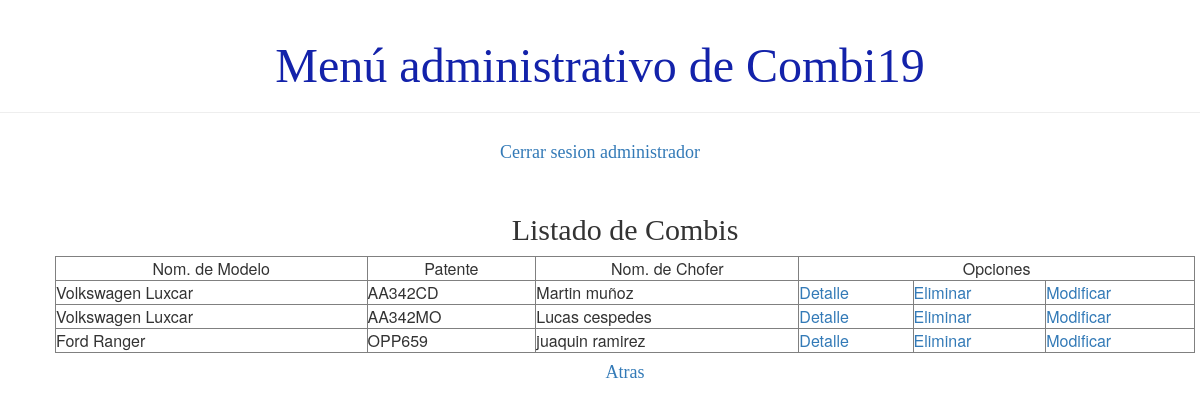
The app's page /usuario/listaCombi (signed in), older data.
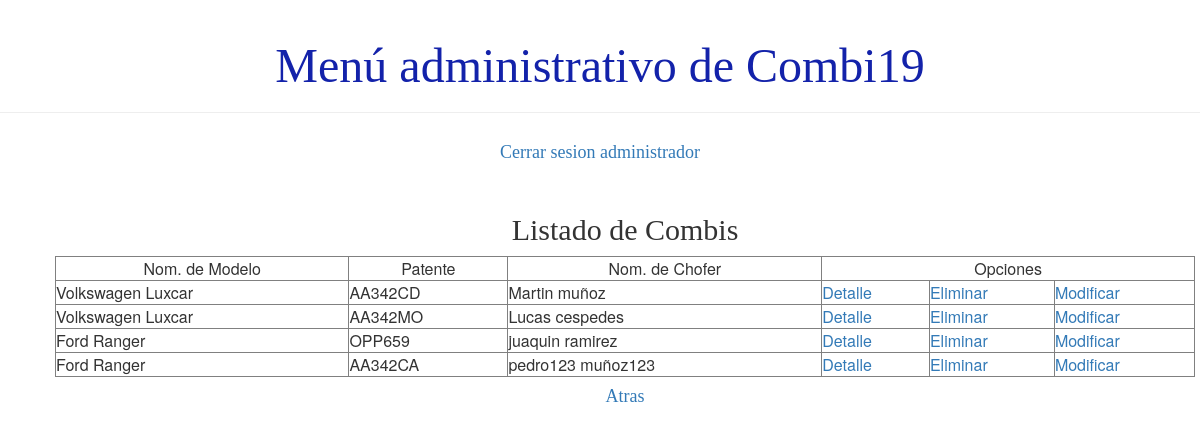
The same page, newer data.
### demo1/models.py (models this page shows, shortened)
class Combi(models.Model):
    TIPOS_COMBI = (
        ('C', 'Cama'),
        ('S', 'Semicama'),
    )
    chofer = models.ForeignKey(Chofer, on_delete=models.CASCADE)
    patente = models.CharField(max_length=10)
    tipo = models.CharField(max_length=1, choices=TIPOS_COMBI)
    modelo = models.CharField(max_length=40)
    asientos = models.IntegerField()
    activo = models.BooleanField(default=True)

### demo1/views.py (the view)
# urls.py: path('usuario/listaCombi', views.listado_combi, name='listado_combi'),
def listado_combi(request):
    combis=filaDeCombi()
    page_obj,cantidad = listadoDePaginacion(combis, request)
    return render(request, 'demo1/listados/listado_combi.html', {'page_obj':page_obj, 'cantidad':cantidad, 'noSePuede':False})

### demo1/views.py (called while the page is built)
def listadoDePaginacion(lista, request):
    paginator= Paginator(lista, 10)
    cantidad=False if (paginator.count == 0) else True
    page_number = request.GET.get('page')
    return (paginator.get_page(page_number), cantidad)

def verificarSiCombiValido(id):
    viajes=Viaje.objects.filter(activo=True).values()
    for i in viajes:
        ruta=Ruta.objects.filter(id=i['ruta_id']).values()
        if ruta[0]['combi_id']==id:
            return False
    return True

def filaDeCombi():
    combis=Combi.objects.filter(activo=True).values()
    lista=[]
    for c in combis:
        chofer=Chofer.objects.filter(id=c['chofer_id']).values()
        n=verificarSiCombiValido(c['chofer_id'])
        d=User.objects.filter(id=chofer[0]['usuario_id']).values()
        dic={'modelo': c['modelo'], 'patente':c['patente'], 'chofer': d[0]['first_name']+' '+d[0]['last_name'], 'pk':c['id'], 'sePuede':n}
        lista.append(dic)
    return lista

### demo1/templates/demo1/listados/listado_combi.html (shortened to what this page needs)
{% extends 'demo1/base.html' %}
{% block content %}
<div class="card">
    <h2>Listado de Combis</h2>
</div>
    <div class="card">
    <table class="tablalista" width=100% border="1">
        <tbody>
        {% if cantidad %}
            <tr>
                <td align="center">Nom. de Modelo</td>
                <td align="center">Patente</td>
                <td align="center">Nom. de Chofer</td>
                <td align="center" colspan="3">Opciones</td>
            </tr>
            {% for c in page_obj %}
                <tr>
                    <td>{{c.modelo}}</td>
                    <td>{{c.patente }}</td>
                    <td>{{c.chofer }}</td>
                    <td>
                        <a href="{% url 'detalle_combi' pk=c.pk%}">Detalle</a></td>
                    <td>
                        <a href="{% url 'eliminar_combi' pk=c.pk%}">Eliminar</a></td>
                    <td>
                        <a href="{% url 'modificar_combi' pk=c.pk%}">Modificar</a>
                    </td>
                </tr>
            {% endfor %}
        {% else %}
            <p>No se registro ninguna combi</p>
        {% endif %}
    </tbody>
    </table>
    </div>
<div class="card"><h4><a href="{% url 'principal' %}">Atras</a></h4></div>
{% endblock %}

Row changes from the older to the newer data that the page shows:
added Combi: modelo "Ford Ranger", patente "AA342CA"
Text that changed along with them:
new list line: "pedro123 muñoz123 Detalle Eliminar Modificar"
